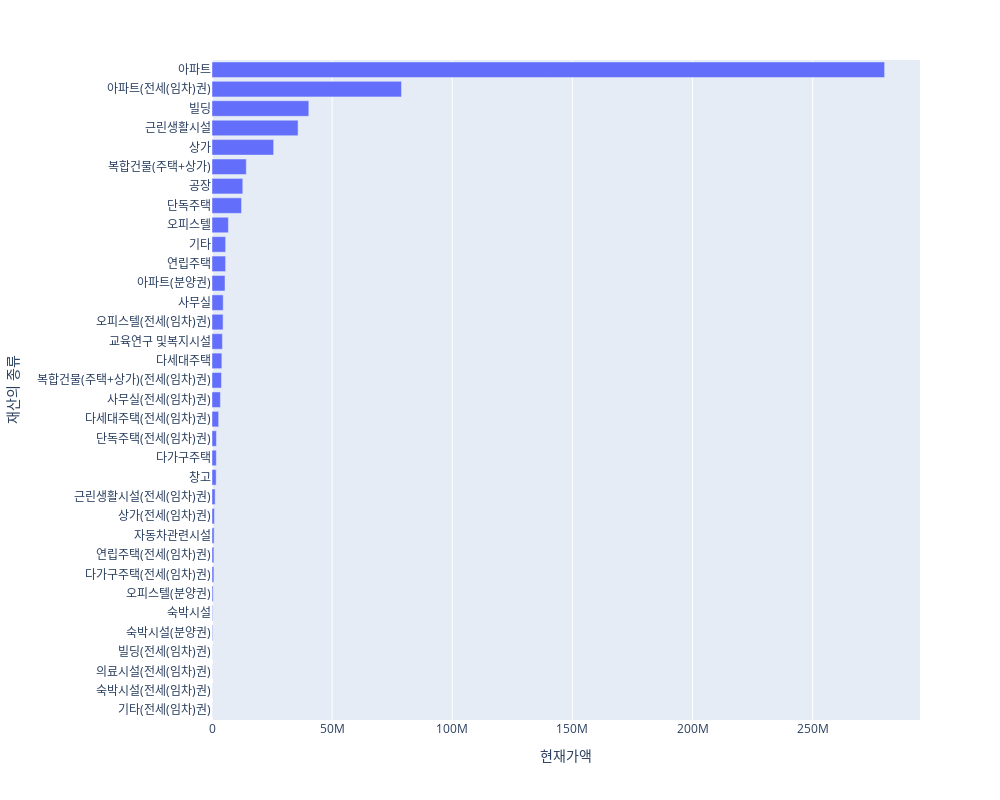

Write notebook code for a chart like this one.
### Code cell
fig = px.bar(asset_div_si_total.loc['건물'].reset_index().sort_values('현재가액', ascending=True), x='현재가액', y='재산의 종류')
fig.update_layout(
    width = 1000,
    height = 800
)
fig.show()

### Figure 1 — Plotly figure (JSON) as saved in the notebook; plotly's stock layout.template omitted (floating-point values rounded to 4 significant figures)
{"data": [{"alignmentgroup": "True", "hovertemplate": "현재가액=%{x}<br>재산의 종류=%{y}<extra></extra>", "legendgroup": "", "marker": {"color": "#636efa", "pattern": {"shape": ""}}, "name": "", "offsetgroup": "", "orientation": "h", "showlegend": false, "textposition": "auto", "type": "bar", "x": [30000, 37000, 40000, 50000, 234660, 237110, 475399, 783000, 785000, 874710, 1000000, 1301000, 1733467, 1800000, 1846500, 2765400, 3506000, 3950000, 4108930, 4335650, 4614000, 4666904, 5417197, 5652603, 5675635, 6821803, 12296079, 12815476, 14274744, 25657226, 35832575, 40293892, 78872696, 279936006], "xaxis": "x", "y": ["기타(전세(임차)권)", "숙박시설(전세(임차)권)", "의료시설(전세(임차)권)", "빌딩(전세(임차)권)", "숙박시설(분양권)", "숙박시설", "오피스텔(분양권)", "다가구주택(전세(임차)권)", "연립주택(전세(임차)권)", "자동차관련시설", "상가(전세(임차)권)", "근린생활시설(전세(임차)권)", "창고", "다가구주택", "단독주택(전세(임차)권)", "다세대주택(전세(임차)권)", "사무실(전세(임차)권)", "복합건물(주택+상가)(전세(임차)권)", "다세대주택", "교육연구 및복지시설", "오피스텔(전세(임차)권)", "사무실", "아파트(분양권)", "연립주택", "기타", "오피스텔", "단독주택", "공장", "복합건물(주택+상가)", "상가", "근린생활시설", "빌딩", "아파트(전세(임차)권)", "아파트"], "yaxis": "y"}], "layout": {"barmode": "relative", "height": 800, "legend": {"tracegroupgap": 0}, "margin": {"t": 60}, "width": 1000, "xaxis": {"anchor": "y", "domain": [0, 1], "title": {"text": "현재가액"}}, "yaxis": {"anchor": "x", "domain": [0, 1], "title": {"text": "재산의 종류"}}}}
